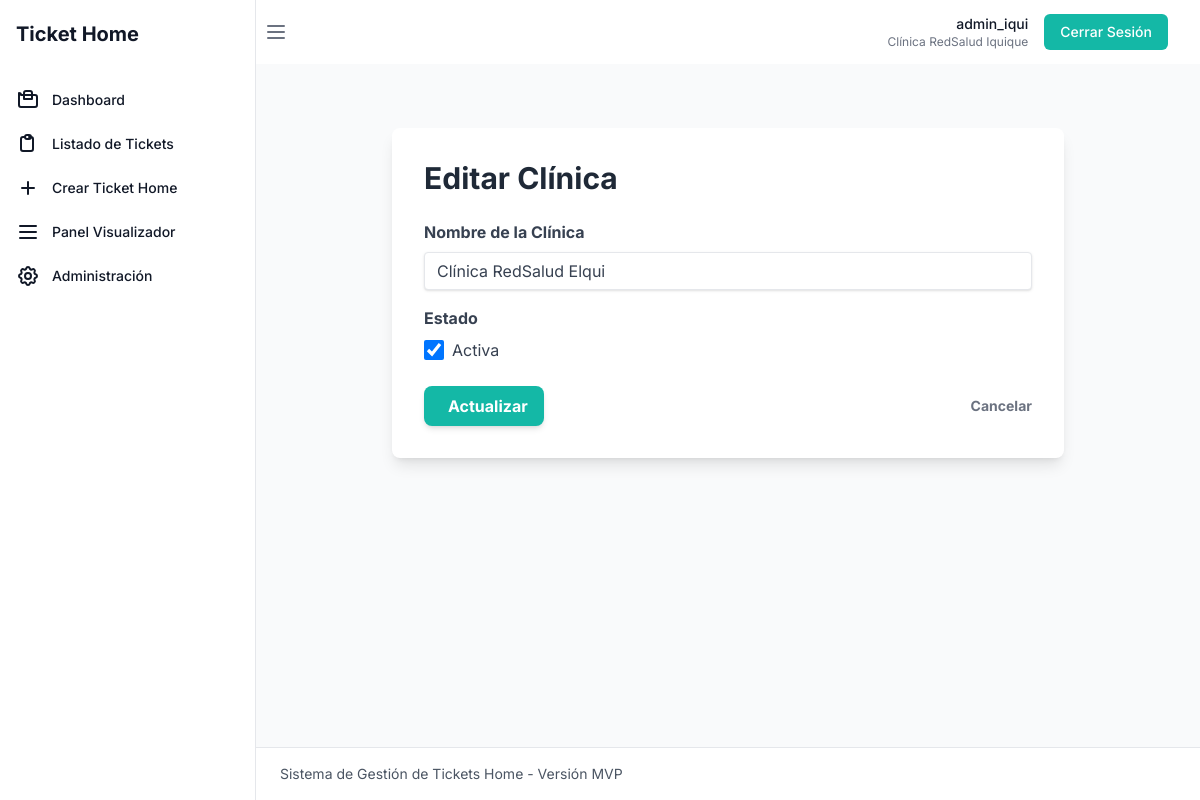
Page /admin/clinics/2/edit (signed in) on the committed database.
### models.py (models this page shows, shortened)
class User(UserMixin, db.Model):
    id = db.Column(db.Integer, primary_key=True)
    username = db.Column(db.String(80), unique=True, nullable=False)
    email = db.Column(db.String(120), unique=True, nullable=False)
    password = db.Column(db.String(255), nullable=False)
    role = db.Column(db.String(50), nullable=False, default='clinical')  # 'admin', 'clinical' or 'visualizador'
    is_active = db.Column(db.Boolean, default=True)
    created_at = db.Column(db.DateTime, default=datetime.utcnow)
    clinic_id = db.Column(db.Integer, db.ForeignKey('clinic.id'), nullable=False)
    def is_admin(self):
        return self.role == 'admin'

class Clinic(db.Model):
    id = db.Column(db.Integer, primary_key=True)
    name = db.Column(db.String(150), unique=True, nullable=False)
    is_active = db.Column(db.Boolean, default=True)
    users = db.relationship('User', backref='clinic', lazy=True)
    surgeries = db.relationship('Surgery', backref='clinic', lazy=True)
    techniques = db.relationship('Technique', backref='clinic', lazy=True)
    stay_adjustment_criteria = db.relationship('StayAdjustmentCriterion', backref='clinic', lazy=True)
    doctors = db.relationship('Doctor', backref='clinic', lazy=True)
    discharge_time_slots = db.relationship('DischargeTimeSlot', backref='clinic', lazy=True)
    standardized_reasons = db.relationship('StandardizedReason', backref='clinic', lazy=True)
    patients = db.relationship('Patient', backref='clinic', lazy=True)
    tickets = db.relationship('Ticket', backref='clinic', lazy=True)

### routes/admin.py (the view, shortened to what this page needs)
@admin_bp.route('/clinics/<int:clinic_id>/edit', methods=['GET', 'POST'])
@login_required
@admin_required
def edit_clinic(clinic_id):
    clinic = Clinic.query.get_or_404(clinic_id)
    return render_template('admin/clinic_form.html', clinic=clinic)

### routes/admin.py (called while the page is built)
def admin_required(f):
    @wraps(f)
    def decorated_function(*args, **kwargs):
        if not current_user.is_admin():
            flash('Acceso denegado. Se requieren permisos de administrador.', 'error')
            return redirect(url_for('dashboard.index'))
        return f(*args, **kwargs)
    return decorated_function

### templates/admin/clinic_form.html (shortened to what this page needs)
{% extends 'base.html' %}
{% block content %}
<div class="container mx-auto mt-8">
    <div class="max-w-2xl mx-auto bg-white p-8 rounded-lg shadow-lg">
        <h1 class="text-3xl font-bold text-gray-800 mb-6">{% if clinic %}Editar Clínica{% else %}Crear Nueva Clínica{% endif %}</h1>
        <form method="POST" action="{% if clinic %}{{ url_for('admin.edit_clinic', clinic_id=clinic.id) }}{% else %}{{ url_for('admin.create_clinic') }}{% endif %}">
            <div class="mb-4">
                <label for="name" class="block text-gray-700 font-bold mb-2">Nombre de la Clínica</label>
                <input type="text" id="name" name="name" value="{{ clinic.name if clinic else '' }}" class="shadow appearance-none border rounded w-full py-2 px-3 text-gray-700 leading-tight focus:outline-none focus:shadow-outline" required>
            </div>
            {% if clinic %}
            <div class="mb-6">
                <label class="block text-gray-700 font-bold mb-2">Estado</label>
                <div class="flex items-center">
                    <input type="checkbox" id="is_active" name="is_active" class="form-checkbox h-5 w-5 text-primary" {% if clinic.is_active %}checked{% endif %}>
                    <label for="is_active" class="ml-2 text-gray-700">Activa</label>
                </div>
            </div>
            {% endif %}
            <div class="flex items-center justify-between">
                <button type="submit" class="bg-primary hover:bg-opacity-90 text-white font-bold py-2 px-4 rounded-lg shadow-md transition duration-300">
                    {% if clinic %}Actualizar{% else %}Crear{% endif %}
                </button>
                <a href="{{ url_for('admin.clinics') }}" class="inline-block align-baseline font-bold text-sm text-gray-500 hover:text-gray-800">
                    Cancelar
                </a>
            </div>
        </form>
    </div>
</div>
{% endblock %}

### templates/base.html (shortened to what this page needs)
<!DOCTYPE html>
<html lang="es">
<head>
    <script src="https://cdn.tailwindcss.com"></script>
</head>
<body class="bg-gray-50">
    {% if current_user.is_authenticated %}
    <div class="flex h-screen bg-gray-100">
        <div id="sidebar" class="flex flex-col bg-white border-r">
            <div class="flex flex-col flex-grow pt-5 overflow-y-auto">
                <div class="flex items-center flex-shrink-0 px-4">
                    <h1 class="text-xl font-bold text-gray-900 sidebar-title">Ticket Home</h1>
                </div>
                <div class="mt-8 flex-grow flex flex-col">
                    <nav class="flex-1 px-2 pb-4 space-y-1">
                        {% if current_user.role != 'visualizador' %}
                        <a href="{{ url_for('dashboard.index') }}"
                           class="{% if request.endpoint == 'dashboard.index' %}bg-primary text-white{% else %}text-gray-900 hover:bg-gray-50{% endif %} group flex items-center px-2 py-2 text-sm font-medium rounded-md">
                            <span class="sidebar-text">Dashboard</span>
                        </a>
                        <a href="{{ url_for('tickets.list') }}"
                           class="{% if request.endpoint in ['tickets.list', 'tickets.detail'] %}bg-primary text-white{% else %}text-gray-900 hover:bg-gray-50{% endif %} group flex items-center px-2 py-2 text-sm font-medium rounded-md">
                            <svg class="mr-3 h-6 w-6 sidebar-icon" fill="none" stroke="currentColor" viewBox="0 0 24 24">
                                <path stroke-linecap="round" stroke-linejoin="round" stroke-width="2" d="M9 5H7a2 2 0 00-2 2v10a2 2 0 002 2h8a2 2 0 002-2V7a2 2 0 00-2-2h-2M9 5a2 2 0 002 2h2a2 2 0 002-2M9 5a2 2 0 012-2h2a2 2 0 012 2"></path>
                            </svg>
                            <span class="sidebar-text">Listado de Tickets</span>
                        </a>
                        <a href="{{ url_for('tickets.create') }}"
                           class="{% if request.endpoint == 'tickets.create' %}bg-primary text-white{% else %}text-gray-900 hover:bg-gray-50{% endif %} group flex items-center px-2 py-2 text-sm font-medium rounded-md">
                            <svg class="mr-3 h-6 w-6 sidebar-icon" fill="none" stroke="currentColor" viewBox="0 0 24 24">
                                <path stroke-linecap="round" stroke-linejoin="round" stroke-width="2" d="M12 6v6m0 0v6m0-6h6m-6 0H6"></path>
                            </svg>
                            <span class="sidebar-text">Crear Ticket Home</span>
                        </a>
                        {% endif %}
                        {% if current_user.role in ['admin', 'visualizador'] %}
                        <a href="{{ url_for('visualizador.dashboard') }}"
                           class="{% if request.endpoint == 'visualizador.dashboard' %}bg-primary text-white{% else %}text-gray-900 hover:bg-gray-50{% endif %} group flex items-center px-2 py-2 text-sm font-medium rounded-md">
                            <svg class="mr-3 h-6 w-6 sidebar-icon" fill="none" stroke="currentColor" viewBox="0 0 24 24" xmlns="http://www.w3.org/2000/svg"><path stroke-linecap="round" stroke-linejoin="round" stroke-width="2" d="M4 6h16M4 12h16M4 18h16"></path></svg>
                            <span class="sidebar-text">Panel Visualizador</span>
                        </a>
                        {% endif %}
                        {% if current_user.is_admin() %}
                        <a href="{{ url_for('admin.index') }}"
                           class="{% if request.endpoint in ['admin.index', 'admin.users', 'admin.master_data'] %}bg-primary text-white{% else %}text-gray-900 hover:bg-gray-50{% endif %} group flex items-center px-2 py-2 text-sm font-medium rounded-md">
                            <span class="sidebar-text">Administración</span>
                        </a>
                        {% endif %}
                    </nav>
                </div>
            </div>
        </div>
        <div class="flex flex-col flex-1 overflow-hidden">
            <header class="bg-white shadow">
                <div class="max-w-7xl mx-auto flex items-center justify-between h-16">
                    <div class="flex items-center">
                        <button id="sidebar-toggle" class="p-2 rounded-md text-gray-500 hover:text-gray-700 hover:bg-gray-100 focus:outline-none focus:ring-2 focus:ring-inset focus:ring-primary">
                            <svg class="h-6 w-6" fill="none" stroke="currentColor" viewBox="0 0 24 24" xmlns="http://www.w3.org/2000/svg"><path stroke-linecap="round" stroke-linejoin="round" stroke-width="2" d="M4 6h16M4 12h16M4 18h16"></path></svg>
                        </button>
                    </div>
                    <div class="flex items-center space-x-4 pr-4 sm:pr-6 lg:pr-8">
                        <div class="text-sm text-right">
                            <div class="font-medium text-gray-900">{{ current_user.username }}</div>
                            {% if current_user.clinic %}
                            <div class="text-xs text-gray-500">{{ current_user.clinic.name }}</div>
                            {% endif %}
                        </div>
                        <a href="{{ url_for('auth.logout') }}"
                           class="bg-primary hover:bg-opacity-90 text-white px-4 py-2 rounded-md text-sm font-medium">
                            Cerrar Sesión
                        </a>
                    </div>
                </div>
            </header>
            <main class="flex-1 overflow-x-hidden overflow-y-auto bg-gray-50">
                <div class="container mx-auto px-6 py-8">
                    {% block content %}{% endblock %}
                </div>
            </main>
            <footer class="bg-white border-t border-gray-200 px-6 py-4">
                <div class="flex items-center justify-between">
                    <p class="text-sm text-gray-600">
                        Sistema de Gestión de Tickets Home - Versión MVP
                    </p>
                </div>
            </footer>
        </div>
    </div>
    {% endif %}
</body>
</html>

### templates/base.html (style rules this page uses)
body { font-family: 'Inter', ui-sans-serif, system-ui, -apple-system, BlinkMacSystemFont, "Segoe UI", Roboto, "Helvetica Neue", Arial, "Noto Sans", sans-serif; }
.bg-primary { background-color: #14B8A6 !important; }
.text-primary { color: #14B8A6 !important; }
#sidebar { transition: width 0.3s ease-in-out; }
.sidebar-expanded { width: 16rem; }

### rows in the picture
User: username "admin_iqui"
Clinic: clinic.name "Clínica RedSalud Iquique"
Clinic: name "Clínica RedSalud Elqui", is_active "☑"
